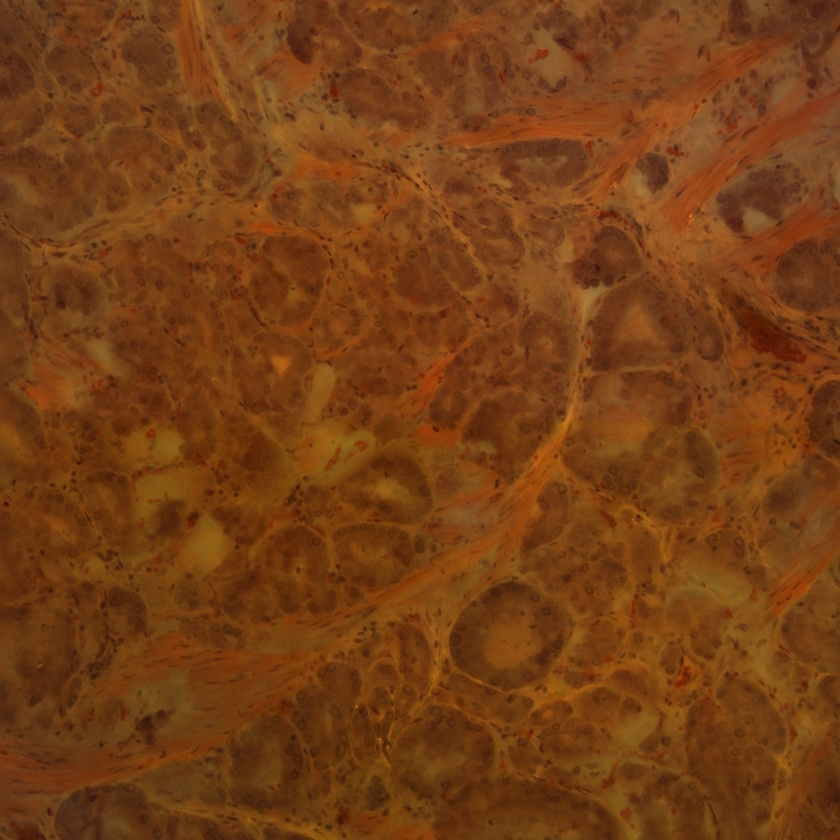
#> input picture Prostate.jpg, 840 x 840 px, shrunk from 2048 x 2048 before the run, given in place of prostate.png, which was not available
$ python fireIV.py
#> lines starting #> are read from the running program, lines starting #| are printed output that depends on the picture; long printed decimals are rounded; pictures that were not available may be replaced by others from this repository, and a replacement may not be noted
import cv2
import numpy as np
from skimage.metrics import structural_similarity as ssim
from scipy.optimize import minimize
from skimage.exposure import match_histograms

number_of_kernel_elements = 9
kernel_size = (3,3)

def process_image(img, kernel_params, kernel_size = (3, 3)):
    # Reshape 9-element kernel_params into a 3x3 matrix
    kernel = np.array(kernel_params).reshape(kernel_size)

    # Apply convolution
    processed = cv2.filter2D(img, -1, kernel)

    return processed

def objective_function(kernel_params, img, target):
    processed = process_image(img, kernel_params)
    similarity = ssim(processed, target)

    return -similarity  # Minimize negative SSIM for optimization

# Load images
img = cv2.imread('prostate.png', cv2.IMREAD_GRAYSCALE)
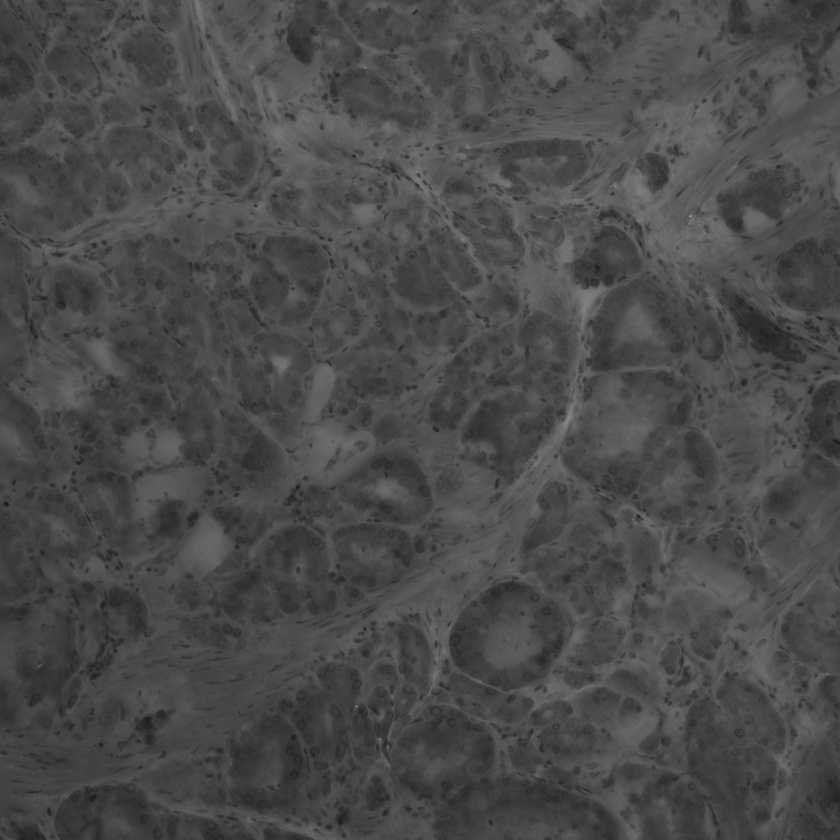
#> img: shape (840, 840); min 17, max 172, mean 74.4
target = cv2.imread('good.jpg', cv2.IMREAD_GRAYSCALE)
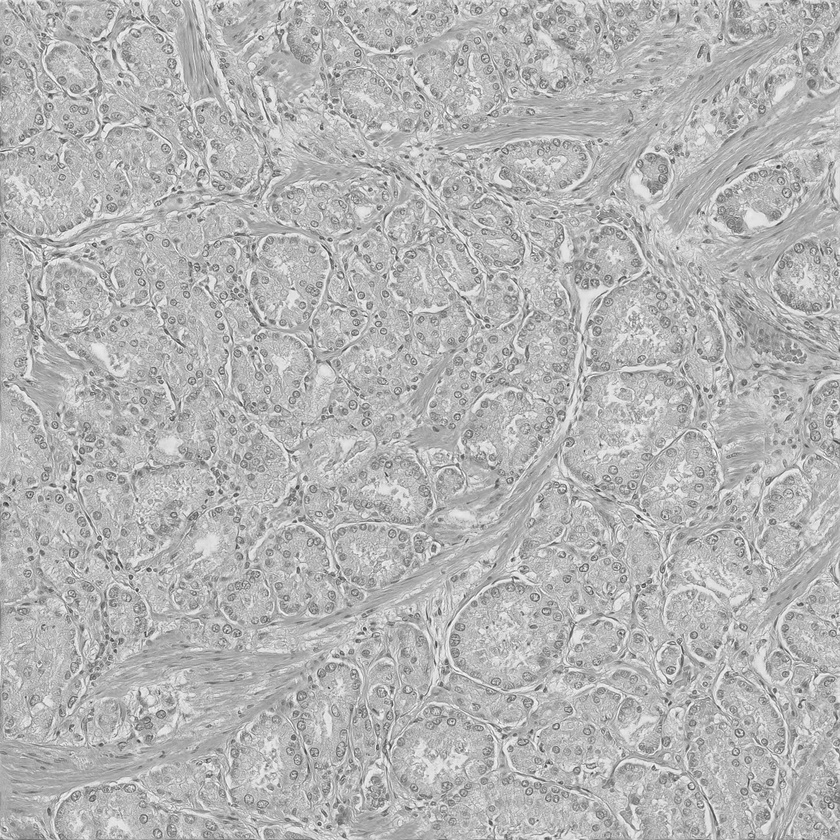
#> input picture good.jpg, 840 x 840 px, shrunk from 2048 x 2048 before the run, found by its file name
#> target is the input picture: shape (840, 840); min 38, max 255, mean 180.5

# Initial kernel parameters (random initialization)
initial_kernel_params = np.random.uniform(0, 1, size=number_of_kernel_elements)

# Bounds for kernel parameter optimization (adjust as needed)
kernel_bounds = [(0, 1)] * number_of_kernel_elements

# Optimization using a different method (e.g., SLSQP)
result = minimize(objective_function, initial_kernel_params, args=(img, target),
                  method='SLSQP', bounds=kernel_bounds)
#> in objective_function, `similarity = ssim(processed, target)`: similarity = 0.131
#> result = 9 items

optimal_kernel_params = result.x
#> optimal_kernel_params = [0.549, 0.715, 0.603, 0.545, 0.424, 0.646, 0.438, 0.892, 0.964]
print("Optimal kernel parameters:")
print(optimal_kernel_params)
#| [0.5488  0.7152 0.6028 0.5449 0.4237  0.6459
#|  0.4376 0.8918   0.9637]

# Reshape optimal parameters into a 3x3 kernel matrix
optimal_kernel_matrix = optimal_kernel_params.reshape(kernel_size)
#> optimal_kernel_matrix = [[0.549, 0.715, 0.603], [0.545, 0.424, 0.646], [0.438, 0.892, 0.964]]

# Process input image with optimal kernel
final_image = process_image(img, optimal_kernel_params)

# Histogram matching
final_image = match_histograms(final_image, target)
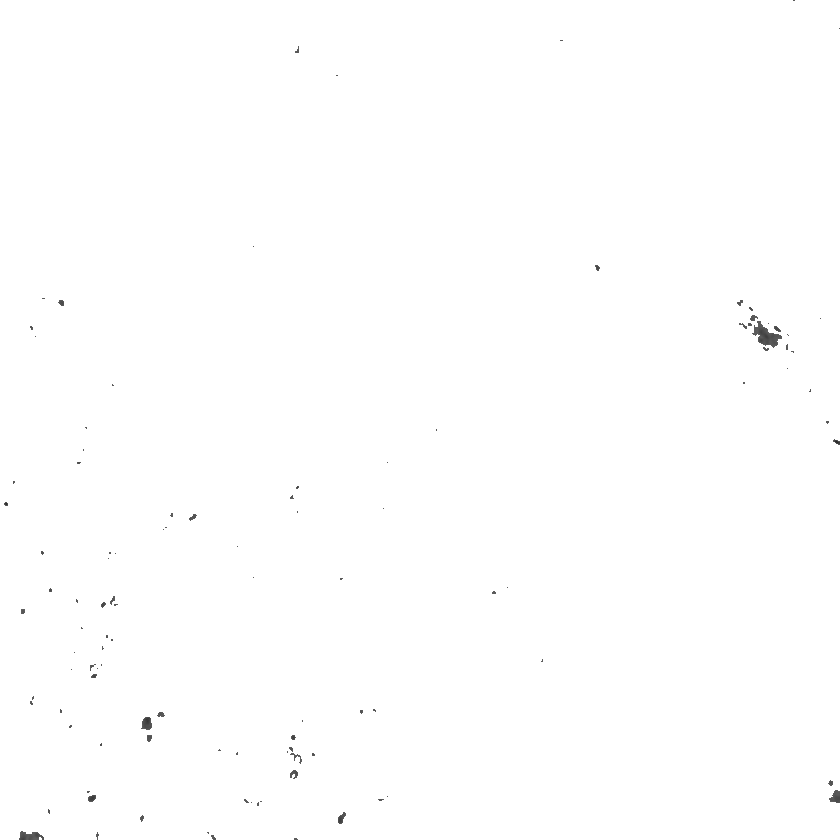
#> final_image: shape (840, 840) float64; min 38, max 255, mean 254.6

# Additional brightness correction
mean_target = np.mean(target)
#> mean_target = 180.5
mean_final = np.mean(final_image)
#> mean_final = 254.6
brightness_diff = mean_target - mean_final
#> brightness_diff = -74.1
final_image = cv2.add(final_image, np.full(final_image.shape, brightness_diff, dtype=final_image.dtype))

# Ensure the image is in the correct range
final_image = np.clip(final_image, 0, 255).astype(np.uint8)
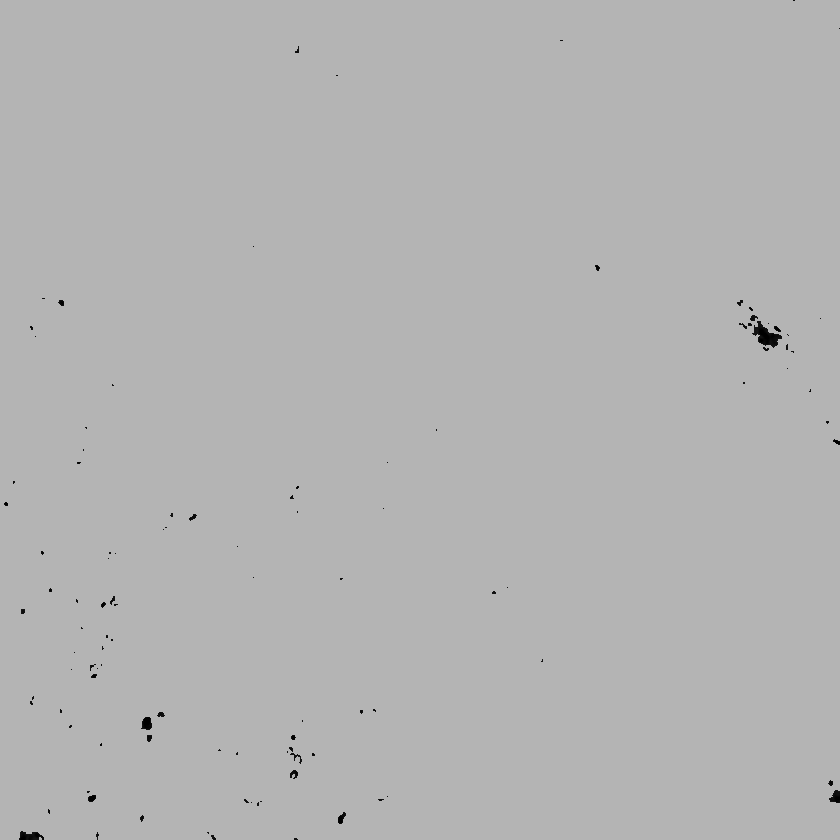
#> final_image: shape (840, 840); min 0, max 180, mean 179.6

cv2.imwrite('optimized_image.png', final_image)
cv2.imshow('Original', img)
cv2.imshow('Target', target)
cv2.imshow('Optimized', final_image)
cv2.waitKey(0)
cv2.destroyAllWindows()
